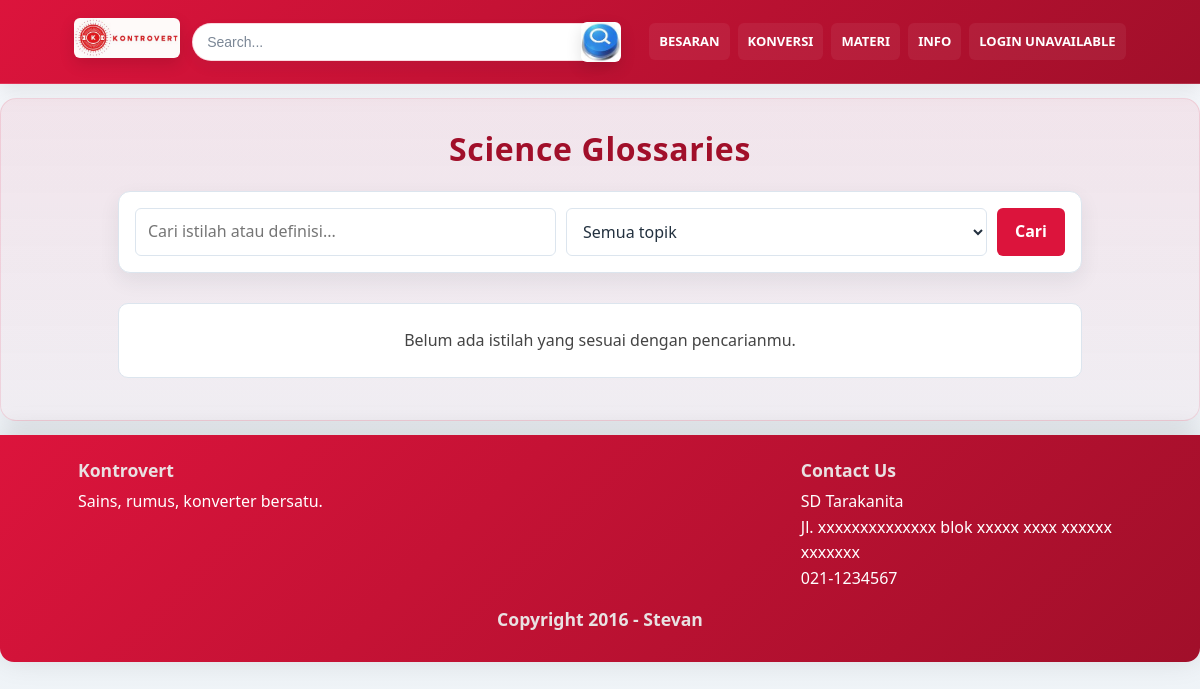
The app's page /glossary.php, older data.
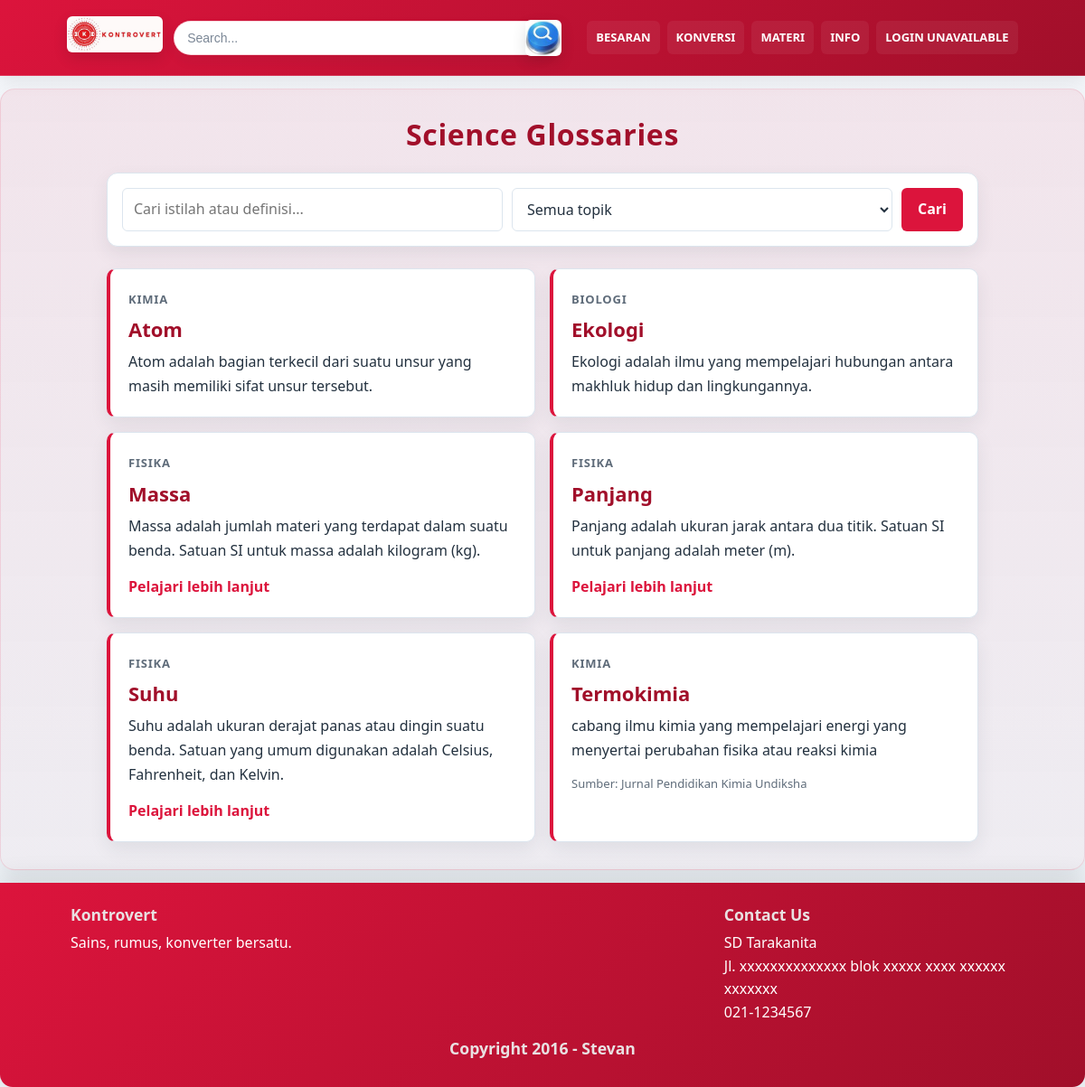
The same page, newer data.
### tables this page shows
CREATE TABLE `glossary` (
  `id` int(10) UNSIGNED NOT NULL,
  `term` varchar(100) NOT NULL,
  `slug` varchar(120) NOT NULL,
  `definition` text NOT NULL,
  `topic` int(1) NOT NULL,
  `related_page` varchar(150) DEFAULT NULL,
  `source` varchar(255) DEFAULT NULL,
  `created_at` timestamp NOT NULL DEFAULT current_timestamp(),
  `updated_at` timestamp NOT NULL DEFAULT current_timestamp() ON UPDATE current_timestamp()
);

CREATE TABLE `topics` (
  `id` int(11) NOT NULL,
  `namaTopik` varchar(25) NOT NULL,
  `fg_in_news` tinyint(1) NOT NULL,
  `fg_in_materi` tinyint(1) NOT NULL,
  `fg_in_formulas` tinyint(1) NOT NULL
);

### glossary.php (the view, shortened to what this page needs)
<?php
    include "db.inc.php";
    $search = isset($_GET['q']) ? trim($_GET['q']) : '';
    $query = "SELECT g.term, g.slug, g.definition, g.topic, g.related_page, g.source, t.namaTopik
            FROM glossary g Join topics t ON g.topic = t.id";
    $query .= " ORDER BY term ASC";
    $statement = mysqli_prepare($db, $query);
    mysqli_stmt_execute($statement);
    $glossaryResult = mysqli_stmt_get_result($statement);
    function glossary_escape($value) {
        return htmlspecialchars((string) $value, ENT_QUOTES, 'UTF-8');
    }
?>
<!DOCTYPE html>
<html lang="id">
    <head>
        <global-header></global-header>
    </head>
    <body>
        <main class="hero" role="main">
            <div class="hero-inner glossary-page">
                <header class="glossary-intro">
                    <h1 class="page-title">Science Glossaries</h1>
                </header>
                <form class="glossary-filters" method="get" action="glossary.php">
                    <input id="glossary-search" type="search" name="q" value="<?php echo glossary_escape($search); ?>" placeholder="Cari istilah atau definisi...">
                    <select id="glossary-topic" name="topic">
                        <option value="">Semua topik</option>
                    </select>
                    <button type="submit">Cari</button>
                </form>
                <section class="glossary-list" aria-live="polite">
                    <?php if (!$glossaryResult || mysqli_num_rows($glossaryResult) === 0): ?>
                        <p class="glossary-empty">Belum ada istilah yang sesuai dengan pencarianmu.</p>
                    <?php else: ?>
                        <?php while ($entry = mysqli_fetch_assoc($glossaryResult)): ?>
                            <article class="glossary-entry" id="<?php echo glossary_escape($entry['slug']); ?>">
                                <?php if ($entry['namaTopik'] !== null && $entry['namaTopik'] !== ''): ?>
                                    <span class="glossary-topic"><?php echo glossary_escape($entry['namaTopik']); ?></span>
                                <?php endif; ?>
                                <h2><?php echo glossary_escape($entry['term']); ?></h2>
                                <p><?php echo nl2br(glossary_escape($entry['definition'])); ?></p>
                                <?php if (!empty($entry['related_page'])): ?>
                                    <a class="glossary-link" href="<?php echo glossary_escape($entry['related_page']); ?>">Pelajari lebih lanjut</a>
                                <?php endif; ?>
                                <?php if (!empty($entry['source'])): ?>
                                    <p class="glossary-source">Sumber: <?php echo glossary_escape($entry['source']); ?></p>
                                <?php endif; ?>
                            </article>
                        <?php endwhile; ?>
                    <?php endif; ?>
                </section>
            </div>
        </main>
        <footer id="footer" class="site-footer">
            <global-footer></global-footer>
        </footer>
    </body>
</html>

### penampilan.css (style rules this page uses)
:root { --crimson: #DC143C; --crimson-dark: #a10f2a; --muted: #f5f7fb; --surface: #ffffff; --surface-soft: #fcfdff; --text: #23313f; --text-muted: #5f6c7a; --accent: #993303; --border: #dce5ee; --shadow: rgba(35, 49, 63, 0.08); }
* { box-sizing:border-box }
html,body { height:100%; margin:0; font-family: "Segoe UI", Roboto, "Helvetica Neue", Arial, sans-serif; color:var(--text); background: linear-gradient(180deg, var(--muted) 0%, #eef3f7 100%); line-height: 1.6; }
.hero { max-width:1200px;margin:14px auto;padding:18px;border-radius:16px;background:linear-gradient(180deg,rgba(220,20,60,0.08),rgba(220,20,60,0.03));border:1px solid rgba(220,20,60,0.12);box-shadow:0 10px 24px var(--shadow); }
.hero-inner { padding:12px 18px; }
.hero h2 { margin:0;font-size:28px;color:var(--crimson-dark) }
.hero p { margin:6px 0 12px;color:#444 }
.page-title { margin:0 0 14px; font-size:clamp(2rem,2.25vw,2.8rem); letter-spacing:.02em; text-align:center;color:var(--crimson-dark); }
#footer { background:linear-gradient(135deg,var(--crimson),var(--crimson-dark)); color:#fff; padding:24px 28px; width:100%; clear:both; border-radius:0 0 14px 14px; box-shadow: 0 -3px 30px rgba(0,0,0,0.12); display:flex; flex-direction:column; }
a { color:var(--crimson); text-decoration:none; }
h1,h2,h3,h4,h5,h6 { color:#661422; line-height:1.25; }

### glossary.php (style rules this page uses)
.glossary-page { max-width:1000px;margin:0 auto }
.glossary-intro { text-align:center;margin-bottom:22px }
.glossary-filters { display:flex;flex-wrap:wrap;gap:10px;margin:0 auto 24px;padding:16px;background:var(--surface);border:1px solid var(--border);border-radius:12px;box-shadow:0 8px 20px var(--shadow) }
.glossary-filters input,.glossary-filters select { flex:1 1 220px;min-width:0;padding:10px 12px;border:1px solid var(--border);border-radius:6px;font:inherit;color:var(--text);background:#fff }
.glossary-filters button { padding:10px 18px;border:0;border-radius:6px;background:var(--crimson);color:#fff;font:inherit;font-weight:700;cursor:pointer }
.glossary-list { display:grid;grid-template-columns:repeat(2,minmax(0,1fr));gap:16px }
.glossary-entry { padding:20px;background:var(--surface);border:1px solid var(--border);border-left:4px solid var(--crimson);border-radius:10px;box-shadow:0 8px 20px var(--shadow) }
.glossary-entry h2 { margin:0 0 8px;color:var(--crimson-dark);font-size:22px }
.glossary-topic { display:inline-block;margin-bottom:10px;color:var(--text-muted);font-size:13px;font-weight:700;text-transform:uppercase;letter-spacing:.06em }
.glossary-entry p { margin:0;color:var(--text);line-height:1.7 }
.glossary-link { display:inline-block;margin-top:14px;font-weight:700 }
.glossary-source { margin-top:12px!important;color:var(--text-muted)!important;font-size:13px }
.glossary-empty { grid-column:1/-1;padding:24px;text-align:center;background:var(--surface);border:1px solid var(--border);border-radius:10px;color:var(--text-muted) }

Row changes from the older to the newer data that the page shows:
added glossary: topic.namaTopik "KIMIA", term "Atom", definition "Atom adalah bagian terkecil dari suatu unsur yang masih memiliki sifat unsur tersebut."
added glossary: topic.namaTopik "BIOLOGI", term "Ekologi", definition "Ekologi adalah ilmu yang mempelajari hubungan antara makhluk hidup dan lingkungannya."
added glossary: topic.namaTopik "FISIKA", term "Massa", definition "Massa adalah jumlah materi yang terdapat dalam suatu benda. Satuan SI untuk massa adalah kilogram (kg)."
added glossary: topic.namaTopik "FISIKA", term "Panjang", definition "Panjang adalah ukuran jarak antara dua titik. Satuan SI untuk panjang adalah meter (m)."
added glossary: topic.namaTopik "FISIKA", term "Suhu", definition "Suhu adalah ukuran derajat panas atau dingin suatu benda. Satuan yang umum digunakan adalah Celsius, Fahrenheit, dan Kelvin."
added glossary: topic.namaTopik "KIMIA", term "Termokimia", definition "cabang ilmu kimia yang mempelajari energi yang menyertai perubahan fisika atau reaksi kimia", source "Jurnal Pendidikan Kimia Undiksha"
Text that changed along with them:
text no longer shown: "Belum ada istilah yang sesuai dengan pencarianmu."
